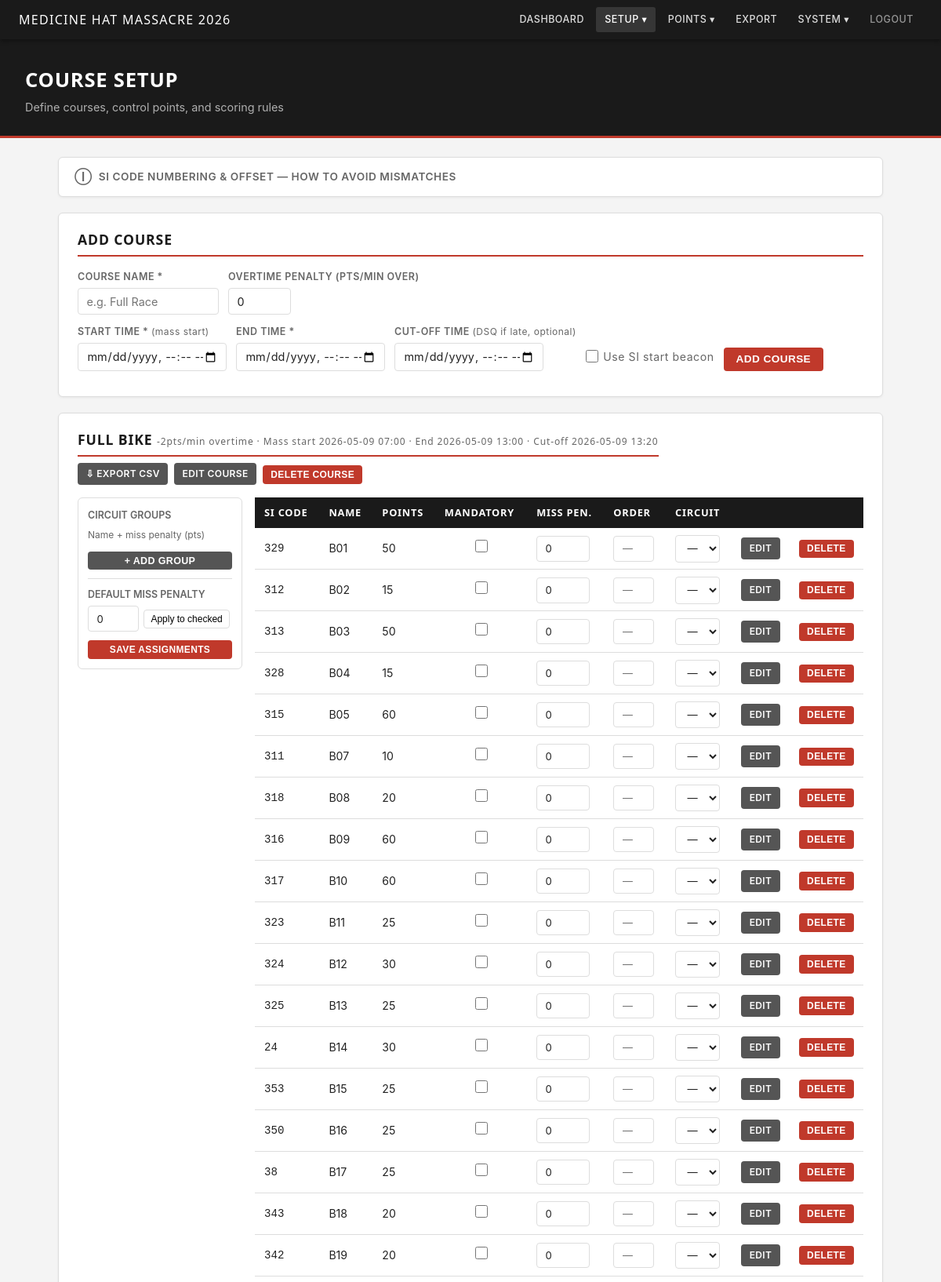
The page /courses (signed in, upper part) on the database its author committed.
### tables this page shows
CREATE TABLE courses (
            id                          INTEGER PRIMARY KEY AUTOINCREMENT,
            name                        TEXT NOT NULL,
            time_limit_minutes          INTEGER NOT NULL DEFAULT 480,
            overtime_penalty_per_minute INTEGER NOT NULL DEFAULT 0,
            synced                      INTEGER NOT NULL DEFAULT 0
        , start_time TEXT, end_time TEXT, cutoff_time TEXT, use_si_start INTEGER NOT NULL DEFAULT 0);

CREATE TABLE control_points (
            id              INTEGER PRIMARY KEY AUTOINCREMENT,
            course_id       INTEGER NOT NULL REFERENCES courses(id) ON DELETE CASCADE,
            si_code         INTEGER NOT NULL,
            name            TEXT NOT NULL DEFAULT '',
            points          INTEGER NOT NULL DEFAULT 0,
            is_mandatory    INTEGER NOT NULL DEFAULT 0,
            mandatory_order INTEGER
        , mandatory_miss_penalty INTEGER NOT NULL DEFAULT 0, circuit_group TEXT NOT NULL DEFAULT '', circuit_miss_penalty INTEGER NOT NULL DEFAULT 0);

### client/app.py (the view)
@app.get("/courses", response_class=HTMLResponse)
async def courses_list(request: Request, msg: str = ""):
    return templates.TemplateResponse(request, "courses.html", {
        "courses_with_controls": _build_courses_with_controls(),
        "msg": msg,
    })

### client/templates/courses.html (shortened to what this page needs)
{% extends "base.html" %}
{% block page_header %}
<div class="page-header">
  <h1>Course Setup</h1>
  <p>Define courses, control points, and scoring rules</p>
</div>
{% endblock %}
{% block content %}
<details class="card" style="padding:.75rem 1.25rem;">
  <summary style="cursor:pointer;font-size:.85rem;font-weight:600;text-transform:uppercase;
                  letter-spacing:.04em;color:var(--text-muted);list-style:none;
                  display:flex;align-items:center;gap:.5rem;">
    <span style="font-size:1rem;">&#9432;</span> SI Code Numbering &amp; Offset — How to avoid mismatches
  </summary>
</details>
<div class="card">
  <h2>Add Course</h2>
  <form method="post" action="/courses/add" id="add-course-form">
    <div class="form-row" style="flex-wrap:wrap;">
      <div class="form-group">
        <label>Course Name *</label>
        <input type="text" name="name" required placeholder="e.g. Full Race" style="width:180px;">
      </div>
      <div class="form-group">
        <label>Overtime Penalty (pts/min over)</label>
        <input type="number" name="overtime_penalty_per_minute" value="0" min="0" style="width:80px;">
      </div>
    </div>
    <div class="form-row" style="flex-wrap:wrap;margin-top:.25rem;">
      <div class="form-group" id="add_start_group">
        <label>Start Time * <span style="font-weight:400;text-transform:none;font-size:.75rem;color:var(--text-muted);">(mass start)</span></label>
        <input type="datetime-local" name="start_time" id="add_start_time" required style="width:190px;">
      </div>
      <div class="form-group">
        <label>End Time *</label>
        <input type="datetime-local" name="end_time" required style="width:190px;">
      </div>
      <div class="form-group">
        <label>Cut-off Time <span style="font-weight:400;text-transform:none;font-size:.75rem;color:var(--text-muted);">(DSQ if late, optional)</span></label>
        <input type="datetime-local" name="cutoff_time" style="width:190px;">
      </div>
      <div class="form-group" style="flex-direction:row;align-items:center;gap:.4rem;align-self:flex-end;padding-bottom:.45rem;">
        <input type="checkbox" name="use_si_start" value="true" id="add_use_si"
               onchange="toggleAddStartRequired(this)">
        <label for="add_use_si" style="text-transform:none;font-size:.88rem;font-weight:normal;white-space:nowrap;">Use SI start beacon</label>
      </div>
      <div style="align-self:flex-end;">
        <button type="submit" class="btn btn-primary">Add Course</button>
      </div>
    </div>
  </form>
</div>
{% for item in courses_with_controls %}
{% set c = item.course %}
{% set controls = item.controls %}
{% set circuit_groups = item.circuit_groups %}
<div class="card">
  <div style="display:flex;justify-content:space-between;align-items:center;margin-bottom:1rem;flex-wrap:wrap;gap:.5rem;">
    <h2 style="margin-bottom:0;">{{ c.name }}
      <span style="font-size:.75rem;font-weight:400;color:var(--text-muted);text-transform:none;">
        {% if c.overtime_penalty_per_minute %}-{{ c.overtime_penalty_per_minute }}pts/min overtime · {% endif %}
        {% if c.use_si_start %}
          SI start beacon{% if c.start_time %} (fallback {{ c.start_time[:16] | replace("T", " ") }}){% endif %}
        {% elif c.start_time %}
          Mass start {{ c.start_time[:16] | replace("T", " ") }}
        {% else %}
          <span style="color:var(--warning);">No start time set</span>
        {% endif %}
        {% if c.end_time %} · End {{ c.end_time[:16] | replace("T", " ") }}{% endif %}
        {% if c.cutoff_time %} · Cut-off {{ c.cutoff_time[:16] | replace("T", " ") }}{% endif %}
      </span>
    </h2>
    <div style="display:flex;gap:.5rem;align-items:center;flex-wrap:wrap;">
      <a href="/courses/{{ c.id }}/export.csv" class="btn btn-secondary btn-sm"
         title="Download controls as CSV">&#8681; Export CSV</a>
      <details style="position:relative;">
        <summary class="btn btn-secondary btn-sm" style="cursor:pointer;list-style:none;">Edit Course</summary>
      </details>
      <form method="post" action="/courses/{{ c.id }}/delete"
            onsubmit="return confirm('Delete course {{ c.name }} and all its controls?')">
        <button type="submit" class="btn btn-danger btn-sm">Delete Course</button>
      </form>
    </div>
  </div>
  {% if controls %}
  <form id="assign-{{ c.id }}" method="post" action="/courses/{{ c.id }}/controls/bulk-assign">
    <div style="display:grid;grid-template-columns:210px 1fr;gap:1rem;align-items:start;margin-bottom:1rem;">
      <div style="padding:.75rem;background:var(--bg);border:1px solid var(--border);border-radius:6px;position:sticky;top:1rem;">
        <p style="font-size:.78rem;font-weight:600;text-transform:uppercase;color:var(--text-muted);margin:0 0 .4rem;">
          Circuit Groups
        </p>
        <p style="font-size:.75rem;color:var(--text-muted);margin:0 0 .5rem;">Name + miss penalty (pts)</p>
        <button type="button" class="btn btn-secondary btn-sm"
                style="width:100%;font-size:.78rem;margin-top:.2rem;"
                onclick="addGrpRow('{{ c.id }}')">+ Add Group</button>
        <hr style="border:none;border-top:1px solid var(--border);margin:.65rem 0;">
        <p style="font-size:.78rem;font-weight:600;text-transform:uppercase;color:var(--text-muted);margin:0 0 .3rem;">
          Default Miss Penalty
        </p>
        <div style="display:flex;gap:.4rem;align-items:center;flex-wrap:wrap;margin-bottom:.65rem;">
          <input type="number" id="def-miss-{{ c.id }}" value="0" min="0"
                 style="width:65px;font-size:.82rem;" placeholder="pts">
          <button type="button"
                  style="font-size:.75rem;white-space:nowrap;padding:.25rem .5rem;background:none;
                         border:1px solid var(--border);border-radius:4px;cursor:pointer;"
                  onclick="applyDefaultMiss('{{ c.id }}')">Apply to checked</button>
        </div>
        <button type="submit" class="btn btn-primary btn-sm" style="width:100%;">Save Assignments</button>
      </div>
      <div class="table-wrap">
        <table id="ctrl-table-{{ c.id }}">
          <thead>
            <tr>
              <th onclick="sortTable(this,'ctrl-table-{{ c.id }}')" style="cursor:pointer;white-space:nowrap;">SI Code</th>
              <th onclick="sortTable(this,'ctrl-table-{{ c.id }}')" style="cursor:pointer;">Name</th>
              <th onclick="sortTable(this,'ctrl-table-{{ c.id }}')" style="cursor:pointer;">Points</th>
              <th style="white-space:nowrap;">Mandatory</th>
              <th style="white-space:nowrap;">Miss Pen.</th>
              <th>Order</th>
              <th>Circuit</th>
              <th colspan="2"></th>
            </tr>
          </thead>
          <tbody>
            {% for cp in controls %}
            {% set cgrp = cp["circuit_group"] if "circuit_group" in cp.keys() else "" %}
            <tr>
              <td><code>{{ cp.si_code }}</code></td>
              <td>{{ cp.name or "—" }}</td>
              <td>{{ cp.points }}</td>
              <td style="text-align:center;">
                <input form="assign-{{ c.id }}" type="checkbox"
                       name="mandatory_{{ cp.id }}" value="1"
                       class="mand-cb-{{ c.id }}"
                       data-misspend="miss-pen-{{ cp.id }}"
                       onchange="onMandatoryChange(this,'{{ c.id }}','miss-pen-{{ cp.id }}')">
              </td>
              <td>
                <input form="assign-{{ c.id }}" type="number"
                       id="miss-pen-{{ cp.id }}" name="miss_pen_{{ cp.id }}"
                       value="{{ cp.mandatory_miss_penalty }}"
                       min="0" style="width:68px;font-size:.82rem;">
              </td>
              <td>
                <input form="assign-{{ c.id }}" type="number"
                       name="order_{{ cp.id }}"
                       value="{{ cp.mandatory_order if cp.mandatory_order is not none else '' }}"
                       placeholder="—" style="width:52px;font-size:.82rem;">
              </td>
              <td>
                <select form="assign-{{ c.id }}"
                        name="circuit_{{ cp.id }}"
                        class="circuit-sel-{{ c.id }}"
                        style="font-size:.82rem;"
                        data-current="{{ cgrp }}">
                  <option value="">—</option>
                </select>
              </td>
              <td style="width:1px;white-space:nowrap;">
                <details style="position:relative;">
                  <summary class="btn btn-secondary btn-sm" style="cursor:pointer;list-style:none;">Edit</summary>
                </details>
              </td>
              <td style="width:1px;">
                <form method="post" action="/courses/{{ c.id }}/controls/{{ cp.id }}/delete"
                      onsubmit="return confirm('Delete control {{ cp.si_code }}?')">
                  <button type="submit" class="btn btn-danger btn-sm">Delete</button>
                </form>
              </td>
            </tr>
            {% endfor %}
          </tbody>
        </table>
      </div>
    </div>
  </form>
  {% else %}
  <p style="color:var(--text-muted);margin-bottom:1rem;">No controls yet — add one below.</p>
  {% endif %}
</div>
{% else %}
<div class="card">
  <p style="color:var(--text-muted);">No courses yet. Add one above.</p>
</div>
{% endfor %}
{% endblock %}

### client/static/style.css (style rules this page uses)
:root { --nav-bg: #1a1a1a; --nav-text: #ffffff; --nav-link: rgba(255,255,255,0.85); --nav-link-hover: #ffffff; --accent: #c0392b; --accent-hover: #a93226; --body-bg: #f4f4f4; --card-bg: #ffffff; --text: #222222; --text-muted: #666666; --border: #dddddd; --success: #27ae60; --warning: #e67e22; --danger: #c0392b; --font: -apple-system, BlinkMacSystemFont, "Segoe UI", Roboto, sans-serif; --font-heading: "Segoe UI", -apple-system, BlinkMacSystemFont, Roboto, sans-serif; }
*, *::before, *::after { box-sizing: border-box; margin: 0; padding: 0; }
body { font-family: var(--font); background: var(--body-bg); color: var(--text); font-size: 15px; line-height: 1.55; }
a { color: var(--accent); text-decoration: none; }
.page-header { background: var(--nav-bg); color: white; padding: 2rem 2rem 1.5rem; border-bottom: 3px solid var(--accent); }
.page-header h1 { font-family: var(--font-heading); font-size: 1.6rem; font-weight: 600; letter-spacing: 0.03em; text-transform: uppercase; }
.page-header p { color: rgba(255,255,255,0.65); margin-top: 0.3rem; font-size: 0.9rem; }
.card { background: var(--card-bg); border: 1px solid var(--border); border-radius: 6px; padding: 1.25rem 1.5rem; margin-bottom: 1.25rem; box-shadow: 0 1px 3px rgba(0,0,0,0.06); }
.card h2 { font-family: var(--font-heading); font-size: 1.1rem; letter-spacing: 0.05em; text-transform: uppercase; margin-bottom: 1rem; color: var(--nav-bg); border-bottom: 2px solid var(--accent); padding-bottom: 0.4rem; }
.btn { display: inline-block; padding: 0.45rem 1rem; border-radius: 4px; border: none; cursor: pointer; font-size: 0.85rem; font-weight: 600; letter-spacing: 0.03em; text-transform: uppercase; transition: background 0.15s; text-decoration: none; }
.btn-primary { background: var(--accent); color: white; }
.btn-secondary { background: #555; color: white; }
.btn-sm { padding: 0.3rem 0.65rem; font-size: 0.75rem; }
.btn-danger { background: var(--danger); color: white; }
.form-row { display: flex; flex-wrap: wrap; gap: 0.75rem; align-items: flex-end; margin-bottom: 0.75rem; }
.form-group { display: flex; flex-direction: column; gap: 0.3rem; }
.form-group label { font-size: 0.78rem; font-weight: 600; text-transform: uppercase; color: var(--text-muted); letter-spacing: 0.04em; }
input[type=text], input[type=number], input[type=tel], input[type=datetime-local], select, textarea { border: 1px solid var(--border); border-radius: 4px; padding: 0.45rem 0.65rem; font-size: 0.9rem; font-family: var(--font); color: var(--text); background: #fff; transition: border-color 0.15s; min-width: 0; }
input[type=checkbox] { width: 1rem; height: 1rem; accent-color: var(--accent); }
.table-wrap { overflow-x: auto; }
table { width: 100%; border-collapse: collapse; font-size: 0.88rem; }
th { background: var(--nav-bg); color: white; text-align: left; padding: 0.6rem 0.75rem; font-family: var(--font-heading); font-size: 0.8rem; letter-spacing: 0.06em; text-transform: uppercase; }
td { padding: 0.55rem 0.75rem; border-bottom: 1px solid var(--border); vertical-align: middle; }

### rows shown on the page
courses: name "FULL BIKE", overtime_penalty_per_minute "2", start_time "2026-05-09 07:00", end_time "2026-05-09 13:00", cutoff_time "2026-05-09 13:20"
control_points: si_code "329", name "B01", points "50", mandatory_miss_penalty "0"
control_points: si_code "312", name "B02", points "15", mandatory_miss_penalty "0"
control_points: si_code "313", name "B03", points "50", mandatory_miss_penalty "0"
control_points: si_code "328", name "B04", points "15", mandatory_miss_penalty "0"
control_points: si_code "315", name "B05", points "60", mandatory_miss_penalty "0"
control_points: si_code "311", name "B07", points "10", mandatory_miss_penalty "0"
control_points: si_code "318", name "B08", points "20", mandatory_miss_penalty "0"
control_points: si_code "316", name "B09", points "60", mandatory_miss_penalty "0"
control_points: si_code "317", name "B10", points "60", mandatory_miss_penalty "0"
control_points: si_code "323", name "B11", points "25", mandatory_miss_penalty "0"
control_points: si_code "324", name "B12", points "30", mandatory_miss_penalty "0"
control_points: si_code "325", name "B13", points "25", mandatory_miss_penalty "0"
control_points: si_code "24", name "B14", points "30", mandatory_miss_penalty "0"
control_points: si_code "353", name "B15", points "25", mandatory_miss_penalty "0"
control_points: si_code "350", name "B16", points "25", mandatory_miss_penalty "0"
control_points: si_code "38", name "B17", points "25", mandatory_miss_penalty "0"
control_points: si_code "343", name "B18", points "20", mandatory_miss_penalty "0"
control_points: si_code "342", name "B19", points "20", mandatory_miss_penalty "0"

### other values the page prints
{{ cfg.race_name }} "MEDICINE HAT MASSACRE"
{{ cfg.race_year }} "2026"
